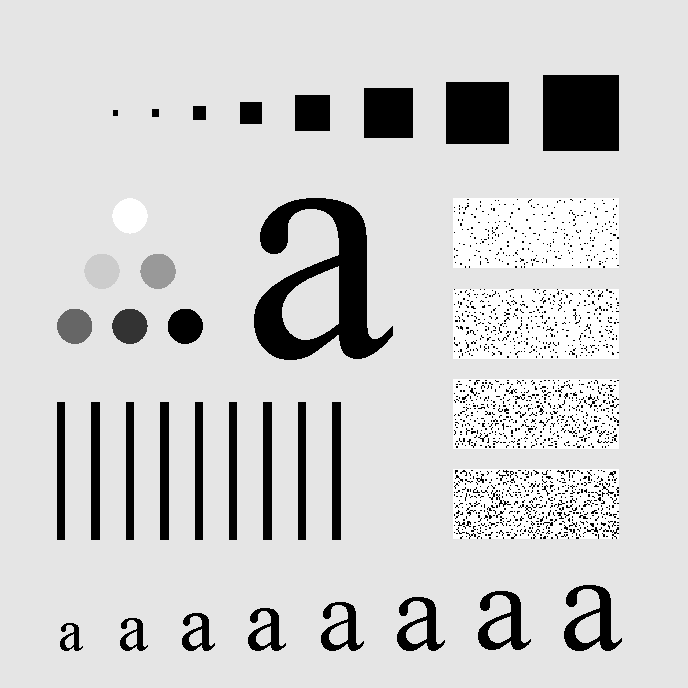
#> input picture part1_DIP_weeks01-08/week04_spatial_filtering/Fig0237(a)(characters test pattern)_POST.tif, 688 x 688 px
$ jupyter execute 'Image Enhancement Spatial Filtering.ipynb'   (older library calls are emulated)
#> lines starting #> are read from the running program, lines starting #| are printed output that depends on the picture
# Week 04 · Image Enhancement — Spatial Filtering
**Course:** Computer Vision (BCSE2022)
**Instructor:** Bùi Huy Kiên
**Prepared:** 2025-10-17

## 🎯 Mục tiêu học tập
Sau khi hoàn thành bài học này, sinh viên sẽ có thể:
- Nắm khái niệm và phân loại phép toán miền không gian (spatial domain operations).
- Phân biệt và vận dụng tích chập vs tương quan; hiểu ý nghĩa "lật kernel".
- Áp dụng bộ lọc tuyến tính làm mịn (box, Gaussian) và đánh giá ảnh hưởng tới nhiễu/biên.
- Áp dụng bộ lọc trung vị để khử nhiễu muối–tiêu, so sánh với lọc tuyến tính.
- Sử dụng Laplacian / Unsharp để làm sắc nét và phát hiện chi tiết.
- Thực hành cài đặt các bộ lọc bằng Python/OpenCV, lựa chọn padding phù hợp và so sánh kết quả.

**Hướng dẫn:**
- Đặt các ảnh input theo tên ghi trong từng cell hoặc sửa đường dẫn cho phù hợp.
- Mỗi cell hiển thị ảnh dùng `matplotlib`.
- Sử dụng các thư viện: `opencv-python`, `numpy`, `matplotlib`.
- Nếu được, khuyến khích xây dựng lại các thuật toán sử dụng C++/Python

[cell 1]
## Ví dụ 1: Tương quan (Correlation) vs Tích chập (Convolution)
# Minh họa trên ma trận nhỏ với kernel BẤT ĐỐI XỨNG để thấy rõ sự khác biệt:
# - Correlation: trượt kernel trực tiếp trên ảnh.
# - Convolution: LẬT kernel 180 độ trước khi trượt.

import numpy as np
import cv2
import matplotlib.pyplot as plt

# Ảnh nhỏ 5x5: một xung đơn vị (impulse) ở giữa
f = np.zeros((5, 5), dtype=np.float32)
f[2, 2] = 1.0

# Kernel bất đối xứng 3x3
w = np.array([[1, 2, 3],
              [4, 5, 6],
              [7, 8, 9]], dtype=np.float32)

# cv2.filter2D thực hiện CORRELATION
corr = cv2.filter2D(f, -1, w, borderType=cv2.BORDER_CONSTANT)

# Convolution = correlation với kernel đã lật 180 độ
w_flipped = np.flip(w)          # lật cả 2 chiều (180 độ)
conv = cv2.filter2D(f, -1, w_flipped, borderType=cv2.BORDER_CONSTANT)

print("Ảnh f (impulse):\n", f, "\n")
print("Kernel w:\n", w, "\n")
print("Correlation f ∘ w (kernel bị 'in ngược' quanh impulse):\n", corr, "\n")
print("Convolution f * w (kernel được 'in đúng chiều'):\n", conv)

# Trực quan hóa
fig, axes = plt.subplots(1, 4, figsize=(14, 3.5))
for ax, (m, t) in zip(axes, [(f, "Ảnh f (impulse)"), (w, "Kernel w"),
                             (corr, "Correlation"), (conv, "Convolution")]):
    ax.imshow(m, cmap="viridis")
    ax.set_title(t)
    for (i, j), v in np.ndenumerate(m):
        ax.text(j, i, f"{v:.0f}", ha="center", va="center", color="white", fontsize=9)
    ax.set_xticks([]); ax.set_yticks([])
plt.suptitle("Correlation vs Convolution với impulse — thấy rõ vai trò của việc lật kernel")
plt.tight_layout()
plt.show()

[cell 2]
## Ví dụ 2: Bộ lọc tuyến tính làm mịn — Box filter vs Gaussian filter
# Ảnh test pattern kinh điển (Gonzalez & Woods, Fig 3.35/0237).
# Quan sát: kích thước kernel càng lớn -> ảnh càng mờ; Gaussian giữ biên "mềm" hơn box.

import numpy as np
import cv2
import matplotlib.pyplot as plt
from PIL import Image

img = np.asarray(Image.open("Fig0237(a)(characters test pattern)_POST.tif").convert("L"))
#> img is the input picture: shape (688, 688); min 0, max 255, mean 207.3

ksizes = [3, 9, 15]
fig, axes = plt.subplots(2, len(ksizes) + 1, figsize=(15, 7))

axes[0, 0].imshow(img, cmap="gray", vmin=0, vmax=255)
axes[0, 0].set_title("Ảnh gốc"); axes[0, 0].axis("off")
axes[1, 0].imshow(img, cmap="gray", vmin=0, vmax=255)
axes[1, 0].set_title("Ảnh gốc"); axes[1, 0].axis("off")

for j, k in enumerate(ksizes, start=1):
    box = cv2.blur(img, (k, k))                       # box (mean) filter
    gauss = cv2.GaussianBlur(img, (k, k), 0)          # Gaussian, sigma tự tính từ k
    axes[0, j].imshow(box, cmap="gray", vmin=0, vmax=255)
    axes[0, j].set_title(f"Box {k}×{k}"); axes[0, j].axis("off")
    axes[1, j].imshow(gauss, cmap="gray", vmin=0, vmax=255)
    axes[1, j].set_title(f"Gaussian {k}×{k}"); axes[1, j].axis("off")

plt.suptitle("So sánh Box filter (hàng trên) và Gaussian filter (hàng dưới)")
plt.tight_layout()
plt.show()
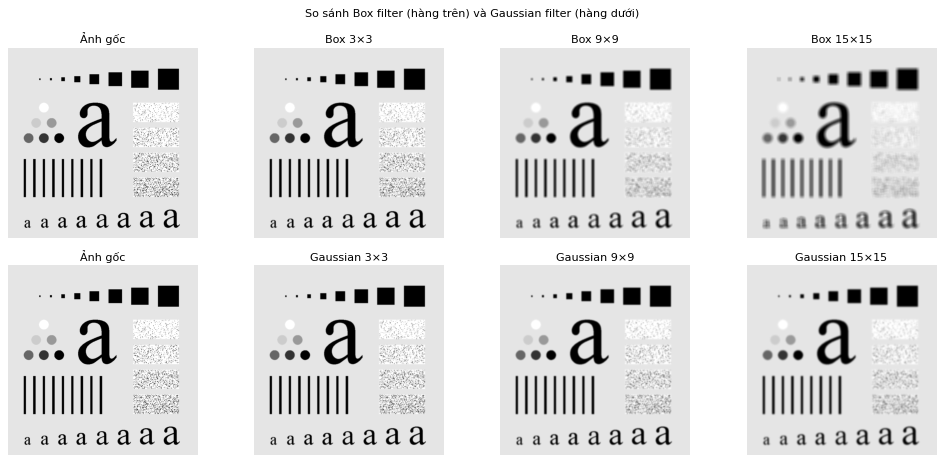
#> figure drawn by matplotlib, 8 panels

[cell 3]
## Ví dụ 3: Khử nhiễu muối–tiêu — Median filter vs bộ lọc tuyến tính
# Thêm nhiễu salt & pepper vào ảnh, so sánh: box, Gaussian, median.
# Quan sát: median khử nhiễu xung rất tốt và giữ biên; lọc tuyến tính làm nhiễu "loang" ra.

import numpy as np
import cv2
import matplotlib.pyplot as plt
from PIL import Image

def add_salt_pepper(img, prob=0.05, seed=0):
    """Thêm nhiễu muối-tiêu: mỗi pixel có xác suất prob/2 thành 0 và prob/2 thành 255."""
    rng = np.random.default_rng(seed)
    noisy = img.copy()
    r = rng.random(img.shape)
    noisy[r < prob / 2] = 0                # pepper
    noisy[r > 1 - prob / 2] = 255          # salt
    return noisy

img = np.asarray(Image.open("image2.png").convert("L"))
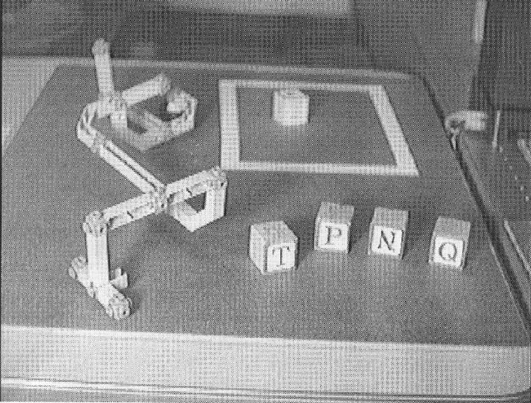
#> input picture part1_DIP_weeks01-08/week04_spatial_filtering/image2.png, 531 x 403 px
#> img: shape (403, 531)
noisy = add_salt_pepper(img, prob=0.08)

box = cv2.blur(noisy, (3, 3))
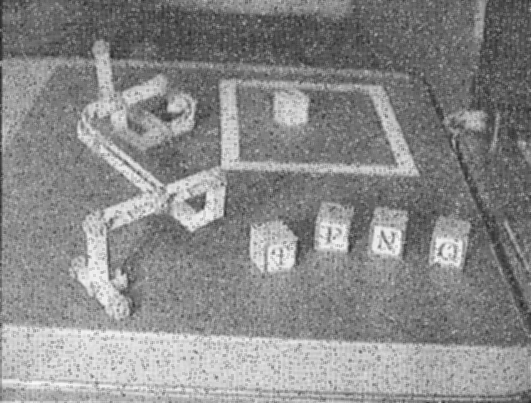
#> box: shape (403, 531); min 25, max 251, mean 137.5
gauss = cv2.GaussianBlur(noisy, (3, 3), 0)
median = cv2.medianBlur(noisy, 3)

titles = ["Ảnh gốc", "Nhiễu salt & pepper (8%)", "Box 3×3", "Gaussian 3×3", "Median 3×3"]
images = [img, noisy, box, gauss, median]

fig, axes = plt.subplots(1, 5, figsize=(18, 4))
for ax, im, t in zip(axes, images, titles):
    ax.imshow(im, cmap="gray", vmin=0, vmax=255)
    ax.set_title(t); ax.axis("off")
#> this loop made 5 passes
#> t on passes 1 to 5: 'Ảnh gốc', 'Nhiễu salt & pepper (8%)', 'Box 3×3', 'Gaussian 3×3', 'Median 3×3'
plt.suptitle("Median filter vượt trội khi khử nhiễu xung (impulse noise)")
plt.tight_layout()
plt.show()

[cell 4]
## Ví dụ 4: Làm sắc nét — Laplacian và Unsharp Masking
# - Laplacian (đạo hàm bậc 2) phát hiện chi tiết/biên; cộng ngược vào ảnh để làm nét.
# - Unsharp masking: mask = ảnh gốc - ảnh làm mịn; ảnh nét = gốc + k * mask.

import numpy as np
import cv2
import matplotlib.pyplot as plt
from PIL import Image

img = np.asarray(Image.open("image3.png").convert("L")).astype(np.float32)
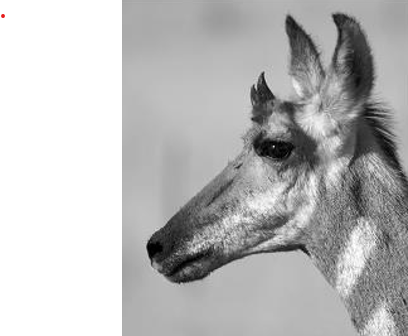
#> input picture part1_DIP_weeks01-08/week04_spatial_filtering/image3.png, 408 x 336 px
#> img: shape (336, 408) float32

# --- Laplacian sharpening ---
lap = cv2.Laplacian(img, cv2.CV_32F, ksize=3)
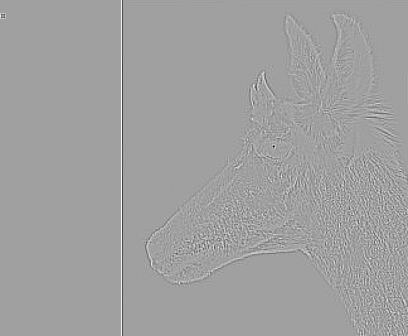
#> lap: shape (336, 408) float32; min -1252, max 740, mean 0; drawn with min black and max white
sharp_lap = np.clip(img - lap, 0, 255)          # trừ vì kernel Laplacian tâm dương

# --- Unsharp masking / High-boost ---
blur = cv2.GaussianBlur(img, (5, 5), 0)
mask = img - blur
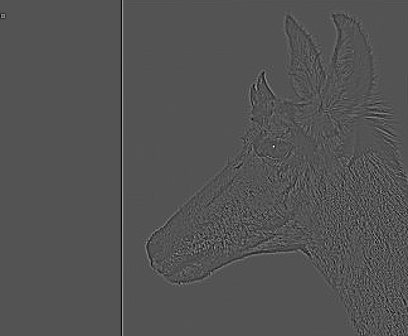
#> mask: shape (336, 408) float32; min -60.93, max 124.9, mean 0; drawn with min black and max white
sharp_unsharp = np.clip(img + 1.0 * mask, 0, 255)   # k = 1: unsharp masking
sharp_highboost = np.clip(img + 3.0 * mask, 0, 255) # k > 1: high-boost filtering
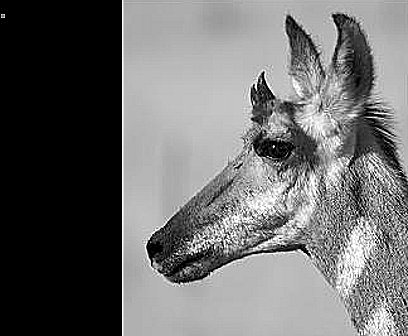
#> sharp_highboost: shape (336, 408) float32; min 0, max 255, mean 109.3

titles = ["Ảnh gốc", "Laplacian (chi tiết)", "Sharpen bằng Laplacian",
          "Unsharp mask (k=1)", "High-boost (k=3)"]
images = [img, np.abs(lap), sharp_lap, sharp_unsharp, sharp_highboost]

fig, axes = plt.subplots(1, 5, figsize=(18, 4.5))
for ax, im, t in zip(axes, images, titles):
    ax.imshow(im, cmap="gray")
    ax.set_title(t); ax.axis("off")
#> this loop made 5 passes
#> t on passes 1 to 5: 'Ảnh gốc', 'Laplacian (chi tiết)', 'Sharpen bằng Laplacian', 'Unsharp mask (k=1)', 'High-boost (k=3)'
plt.suptitle("Làm sắc nét ảnh bằng Laplacian và Unsharp Masking")
plt.tight_layout()
plt.show()
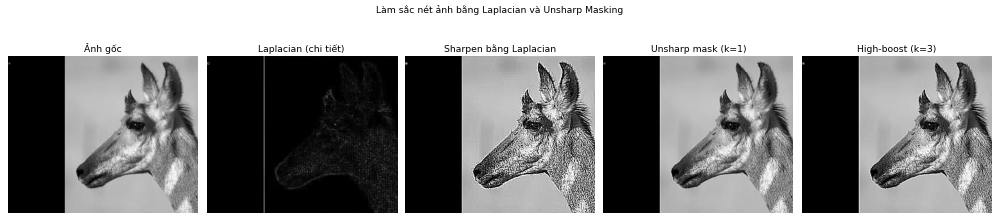
#> figure drawn by matplotlib, 5 panels

[cell 5]
## Ví dụ 5: Ảnh hưởng của Padding (border handling)
# Khi kernel trượt ra mép ảnh cần "đệm" giá trị bên ngoài.
# So sánh các chế độ: CONSTANT (0), REPLICATE, REFLECT — quan sát vùng sát mép ảnh.

import numpy as np
import cv2
import matplotlib.pyplot as plt
from PIL import Image

img = np.asarray(Image.open("image1.png").convert("L"))
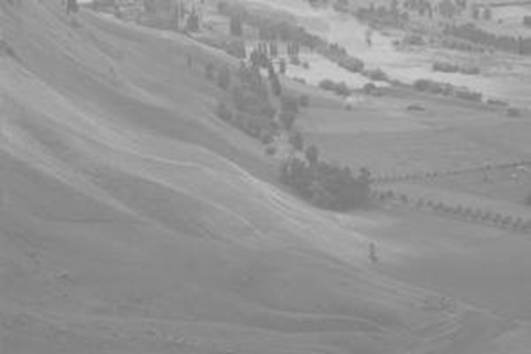
#> input picture part1_DIP_weeks01-08/week04_spatial_filtering/image1.png, 531 x 354 px
#> img: shape (354, 531)
k = 31  # kernel lớn để thấy rõ hiệu ứng ở mép

modes = [("BORDER_CONSTANT (đệm 0)", cv2.BORDER_CONSTANT),
         ("BORDER_REPLICATE (lặp mép)", cv2.BORDER_REPLICATE),
         ("BORDER_REFLECT (phản xạ)", cv2.BORDER_REFLECT)]

fig, axes = plt.subplots(1, 4, figsize=(16, 4))
axes[0].imshow(img, cmap="gray", vmin=0, vmax=255)
axes[0].set_title("Ảnh gốc"); axes[0].axis("off")

for ax, (name, mode) in zip(axes[1:], modes):
    out = cv2.blur(img, (k, k), borderType=mode)
    ax.imshow(out, cmap="gray", vmin=0, vmax=255)
    ax.set_title(f"Box {k}×{k}\n{name}"); ax.axis("off")
#> this loop made 3 passes
#> pass 1, `out = cv2.blur(img, (k, k), borderType=mode)`:
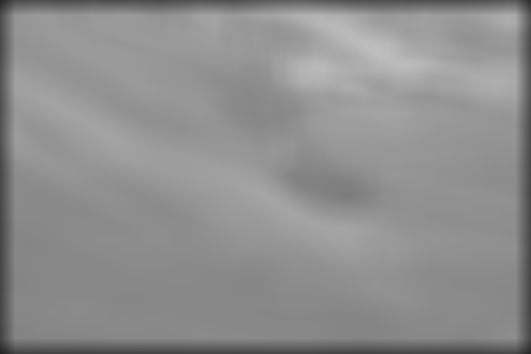
#> out: shape (354, 531); min 35, max 190, mean 142.2

plt.suptitle("Cùng một bộ lọc, khác cách padding — chú ý viền tối ở chế độ CONSTANT")
plt.tight_layout()
plt.show()
